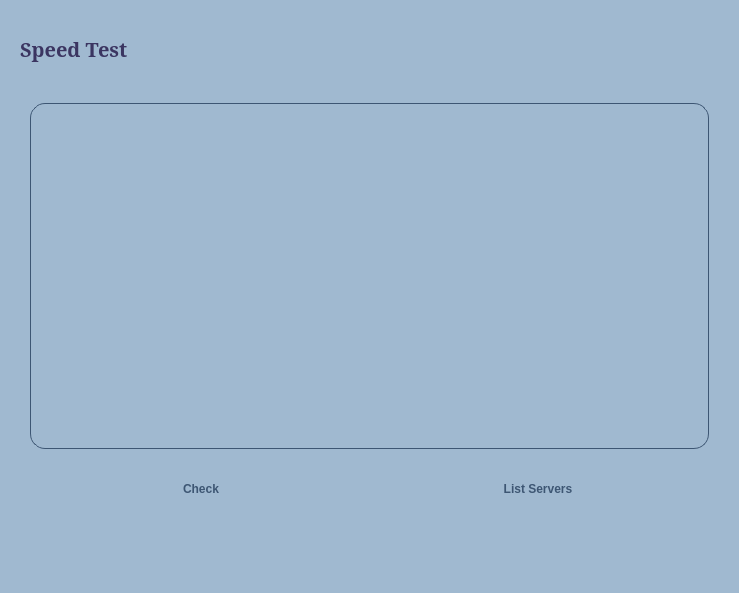
<?xml version="1.0" encoding="UTF-8"?>
<ui version="4.0">
 <class>Form</class>
 <widget class="QWidget" name="Form">
  <property name="geometry">
   <rect>
    <x>0</x>
    <y>0</y>
    <width>739</width>
    <height>593</height>
   </rect>
  </property>
  <property name="windowTitle">
   <string>Form</string>
  </property>
  <property name="styleSheet">
   <string notr="true">#Form{
	background-color: #A0B9D0;
}
#scrollArea{
	border:none;
}
#scrollAreaWidgetContents{
	background-color: #A0B9D0;
}

QScrollArea{
	background-color: #A0B9D0;
	border:none;
	
}

QScrollBar:vertical {
    border:none;
    background: #A0B9D0;
    width: 8px;
	border-radius:5px;
	padding-top:5px;
	padding-left:2px;
}

QScrollBar::handle:vertical {
    background: #3E8989;
    min-height: 20px;
	border-radius:3px;
	padding-left: 15px
}

QScrollBar::add-line:vertical {
    border:none;
    background: #A0B9D0;
    height: 0px;
    subcontrol-position: bottom;
    subcontrol-origin: margin;
}

QScrollBar::sub-line:vertical {
    border:none;
    background: #A0B9D0;
    height: 0px;
    subcontrol-position: top;
    subcontrol-origin: margin;
}

QScrollBar::add-page:vertical {
	background: #A0B9D0;
}

QScrollBar::sub-page:vertical {
	background: #A0B9D0;
}

QPushButton{
	width:100px;
	height:33px;
	text-align: center;
	padding: 3px;
	font-weight:bold;
	border-radius:10px;
	color: #3d5673;
	border: 1px;
}
QPushButton:hover{
	background-color:#6991B5;
}
QPushButton:pressed{
	padding-left:5px;
	background-color:#78A0BC;
}</string>
  </property>
  <layout class="QVBoxLayout" name="verticalLayout">
   <property name="spacing">
    <number>15</number>
   </property>
   <property name="leftMargin">
    <number>10</number>
   </property>
   <property name="topMargin">
    <number>15</number>
   </property>
   <property name="rightMargin">
    <number>10</number>
   </property>
   <property name="bottomMargin">
    <number>15</number>
   </property>
   <item>
    <widget class="QScrollArea" name="scrollArea">
     <property name="widgetResizable">
      <bool>true</bool>
     </property>
     <widget class="QWidget" name="scrollAreaWidgetContents">
      <property name="geometry">
       <rect>
        <x>0</x>
        <y>0</y>
        <width>719</width>
        <height>563</height>
       </rect>
      </property>
      <property name="styleSheet">
       <string notr="true">QLabel{
	color:#3B3561;
}</string>
      </property>
      <layout class="QVBoxLayout" name="verticalLayout_10">
       <property name="spacing">
        <number>30</number>
       </property>
       <property name="leftMargin">
        <number>10</number>
       </property>
       <property name="topMargin">
        <number>20</number>
       </property>
       <property name="rightMargin">
        <number>10</number>
       </property>
       <property name="bottomMargin">
        <number>50</number>
       </property>
       <item>
        <widget class="QLabel" name="label_2">
         <property name="font">
          <font>
           <family>Constantia</family>
           <pointsize>15</pointsize>
           <bold>true</bold>
          </font>
         </property>
         <property name="text">
          <string>Speed Test</string>
         </property>
        </widget>
       </item>
       <item>
        <widget class="QFrame" name="frame">
         <property name="sizePolicy">
          <sizepolicy hsizetype="Expanding" vsizetype="Expanding">
           <horstretch>0</horstretch>
           <verstretch>0</verstretch>
          </sizepolicy>
         </property>
         <property name="minimumSize">
          <size>
           <width>673</width>
           <height>350</height>
          </size>
         </property>
         <property name="styleSheet">
          <string notr="true">border: none
</string>
         </property>
         <property name="frameShape">
          <enum>QFrame::StyledPanel</enum>
         </property>
         <property name="frameShadow">
          <enum>QFrame::Raised</enum>
         </property>
         <layout class="QGridLayout" name="gridLayout_3">
          <property name="leftMargin">
           <number>10</number>
          </property>
          <property name="topMargin">
           <number>10</number>
          </property>
          <property name="rightMargin">
           <number>10</number>
          </property>
          <property name="bottomMargin">
           <number>10</number>
          </property>
          <property name="horizontalSpacing">
           <number>15</number>
          </property>
          <property name="verticalSpacing">
           <number>10</number>
          </property>
          <item row="1" column="0">
           <widget class="QWidget" name="widget" native="true">
            <property name="styleSheet">
             <string notr="true">#widget{
		border: none;
}</string>
            </property>
            <layout class="QGridLayout" name="gridLayout">
             <property name="leftMargin">
              <number>10</number>
             </property>
             <property name="topMargin">
              <number>10</number>
             </property>
             <property name="rightMargin">
              <number>10</number>
             </property>
             <property name="bottomMargin">
              <number>10</number>
             </property>
             <property name="spacing">
              <number>15</number>
             </property>
             <item row="0" column="1">
              <widget class="QPushButton" name="check_button">
               <property name="text">
                <string>Check</string>
               </property>
              </widget>
             </item>
             <item row="0" column="2">
              <widget class="QPushButton" name="list_servers_button">
               <property name="text">
                <string>List Servers</string>
               </property>
              </widget>
             </item>
            </layout>
           </widget>
          </item>
          <item row="0" column="0">
           <widget class="QTextBrowser" name="result_text_browser">
            <property name="font">
             <font>
              <family>Times New Roman</family>
              <pointsize>11</pointsize>
             </font>
            </property>
            <property name="styleSheet">
             <string notr="true">QTextBrowser{
	border-radius: 15px;
	border: 1px solid #3d5673;
	background-color: #A0B9D0;
	padding:20px;
	gridline-color: #3d5673;
	color:#3B3561;
}

QScrollArea{
	border:none;
}

QScrollBar:vertical {
    border:none;
    background: #A0B9D0;
    width: 8px;
	border-radius:5px;
	padding-top:5px;
	padding-left:2px;
}

QScrollBar::handle:vertical {
    background: #3E8989;
    min-height: 20px;
	border-radius:3px;
	padding-left: 5px
}

QScrollBar::add-line:vertical {
    border:none;
    background: #A0B9D0;
    height: 0px;
    subcontrol-position: bottom;
    subcontrol-origin: margin;
}

QScrollBar::sub-line:vertical {
    border:none;
    background: #A0B9D0;
    height: 0px;
    subcontrol-position: top;
    subcontrol-origin: margin;
}

QScrollBar::add-page:vertical {
	background: #A0B9D0;
}

QScrollBar::sub-page:vertical {
	background: #A0B9D0;
}

/*Horizontal scrollbar*/
QScrollBar:horizontal {
    border: none;
    background: #A0B9D0;
    height: 8px;
    border-radius: 5px;
    padding-top: 2px;
    padding-left: 5px;
}

QScrollBar::handle:horizontal {
    background: #3E8989;
    min-width: 20px;
    border-radius: 3px;
    padding-left: 5px;
}

QScrollBar::add-line:horizontal {
    border: none;
    background: #A0B9D0;
    width: 0px;
    subcontrol-position: right;
    subcontrol-origin: margin;
}

QScrollBar::sub-line:horizontal {
    border: none;
    background: #A0B9D0;
    width: 0px;
    subcontrol-position: left;
    subcontrol-origin: margin;
}

QScrollBar::add-page:horizontal {
    background: #A0B9D0;
}

QScrollBar::sub-page:horizontal {
    background: #A0B9D0;
}</string>
            </property>
           </widget>
          </item>
         </layout>
        </widget>
       </item>
      </layout>
     </widget>
    </widget>
   </item>
  </layout>
 </widget>
 <resources/>
 <connections/>
</ui>
